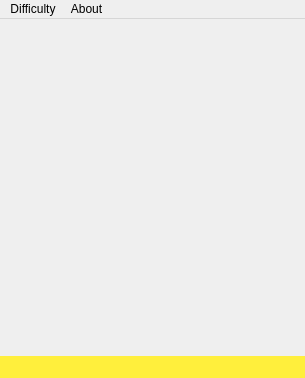
<?xml version="1.0" encoding="UTF-8"?>
<ui version="4.0">
 <class>MainWindow</class>
 <widget class="QMainWindow" name="MainWindow">
  <property name="geometry">
   <rect>
    <x>0</x>
    <y>0</y>
    <width>305</width>
    <height>378</height>
   </rect>
  </property>
  <property name="windowTitle">
   <string>Tic Tac Toe</string>
  </property>
  <widget class="Widget" name="centralwidget">
   <property name="sizePolicy">
    <sizepolicy hsizetype="Minimum" vsizetype="Minimum">
     <horstretch>0</horstretch>
     <verstretch>0</verstretch>
    </sizepolicy>
   </property>
  </widget>
  <widget class="QMenuBar" name="menubar">
   <property name="geometry">
    <rect>
     <x>0</x>
     <y>0</y>
     <width>305</width>
     <height>26</height>
    </rect>
   </property>
   <widget class="QMenu" name="menuAbout">
    <property name="title">
     <string>About</string>
    </property>
   </widget>
   <widget class="QMenu" name="menuDifficulty">
    <property name="title">
     <string>Difficulty</string>
    </property>
    <addaction name="actionEasy"/>
    <addaction name="actionMedium"/>
    <addaction name="actionHard"/>
   </widget>
   <addaction name="menuDifficulty"/>
   <addaction name="menuAbout"/>
  </widget>
  <widget class="QStatusBar" name="statusbar">
   <property name="palette">
    <palette>
     <active>
      <colorrole role="WindowText">
       <brush brushstyle="SolidPattern">
        <color alpha="255">
         <red>0</red>
         <green>0</green>
         <blue>0</blue>
        </color>
       </brush>
      </colorrole>
      <colorrole role="Button">
       <brush brushstyle="SolidPattern">
        <color alpha="255">
         <red>255</red>
         <green>239</green>
         <blue>60</blue>
        </color>
       </brush>
      </colorrole>
      <colorrole role="Light">
       <brush brushstyle="SolidPattern">
        <color alpha="255">
         <red>0</red>
         <green>255</green>
         <blue>0</blue>
        </color>
       </brush>
      </colorrole>
      <colorrole role="Midlight">
       <brush brushstyle="SolidPattern">
        <color alpha="255">
         <red>0</red>
         <green>212</green>
         <blue>0</blue>
        </color>
       </brush>
      </colorrole>
      <colorrole role="Dark">
       <brush brushstyle="SolidPattern">
        <color alpha="255">
         <red>0</red>
         <green>85</green>
         <blue>0</blue>
        </color>
       </brush>
      </colorrole>
      <colorrole role="Mid">
       <brush brushstyle="SolidPattern">
        <color alpha="255">
         <red>0</red>
         <green>113</green>
         <blue>0</blue>
        </color>
       </brush>
      </colorrole>
      <colorrole role="Text">
       <brush brushstyle="SolidPattern">
        <color alpha="255">
         <red>0</red>
         <green>0</green>
         <blue>0</blue>
        </color>
       </brush>
      </colorrole>
      <colorrole role="BrightText">
       <brush brushstyle="SolidPattern">
        <color alpha="255">
         <red>255</red>
         <green>255</green>
         <blue>255</blue>
        </color>
       </brush>
      </colorrole>
      <colorrole role="ButtonText">
       <brush brushstyle="SolidPattern">
        <color alpha="255">
         <red>0</red>
         <green>0</green>
         <blue>0</blue>
        </color>
       </brush>
      </colorrole>
      <colorrole role="Base">
       <brush brushstyle="SolidPattern">
        <color alpha="255">
         <red>255</red>
         <green>239</green>
         <blue>60</blue>
        </color>
       </brush>
      </colorrole>
      <colorrole role="Window">
       <brush brushstyle="SolidPattern">
        <color alpha="255">
         <red>255</red>
         <green>239</green>
         <blue>60</blue>
        </color>
       </brush>
      </colorrole>
      <colorrole role="Shadow">
       <brush brushstyle="SolidPattern">
        <color alpha="255">
         <red>0</red>
         <green>0</green>
         <blue>0</blue>
        </color>
       </brush>
      </colorrole>
      <colorrole role="AlternateBase">
       <brush brushstyle="SolidPattern">
        <color alpha="255">
         <red>127</red>
         <green>212</green>
         <blue>127</blue>
        </color>
       </brush>
      </colorrole>
      <colorrole role="ToolTipBase">
       <brush brushstyle="SolidPattern">
        <color alpha="255">
         <red>255</red>
         <green>255</green>
         <blue>220</blue>
        </color>
       </brush>
      </colorrole>
      <colorrole role="ToolTipText">
       <brush brushstyle="SolidPattern">
        <color alpha="255">
         <red>0</red>
         <green>0</green>
         <blue>0</blue>
        </color>
       </brush>
      </colorrole>
     </active>
     <inactive>
      <colorrole role="WindowText">
       <brush brushstyle="SolidPattern">
        <color alpha="255">
         <red>0</red>
         <green>0</green>
         <blue>0</blue>
        </color>
       </brush>
      </colorrole>
      <colorrole role="Button">
       <brush brushstyle="SolidPattern">
        <color alpha="255">
         <red>255</red>
         <green>239</green>
         <blue>60</blue>
        </color>
       </brush>
      </colorrole>
      <colorrole role="Light">
       <brush brushstyle="SolidPattern">
        <color alpha="255">
         <red>255</red>
         <green>255</green>
         <blue>255</blue>
        </color>
       </brush>
      </colorrole>
      <colorrole role="Midlight">
       <brush brushstyle="SolidPattern">
        <color alpha="255">
         <red>227</red>
         <green>227</green>
         <blue>227</blue>
        </color>
       </brush>
      </colorrole>
      <colorrole role="Dark">
       <brush brushstyle="SolidPattern">
        <color alpha="255">
         <red>160</red>
         <green>160</green>
         <blue>160</blue>
        </color>
       </brush>
      </colorrole>
      <colorrole role="Mid">
       <brush brushstyle="SolidPattern">
        <color alpha="255">
         <red>160</red>
         <green>160</green>
         <blue>160</blue>
        </color>
       </brush>
      </colorrole>
      <colorrole role="Text">
       <brush brushstyle="SolidPattern">
        <color alpha="255">
         <red>0</red>
         <green>0</green>
         <blue>0</blue>
        </color>
       </brush>
      </colorrole>
      <colorrole role="BrightText">
       <brush brushstyle="SolidPattern">
        <color alpha="255">
         <red>255</red>
         <green>255</green>
         <blue>255</blue>
        </color>
       </brush>
      </colorrole>
      <colorrole role="ButtonText">
       <brush brushstyle="SolidPattern">
        <color alpha="255">
         <red>0</red>
         <green>0</green>
         <blue>0</blue>
        </color>
       </brush>
      </colorrole>
      <colorrole role="Base">
       <brush brushstyle="SolidPattern">
        <color alpha="255">
         <red>255</red>
         <green>239</green>
         <blue>60</blue>
        </color>
       </brush>
      </colorrole>
      <colorrole role="Window">
       <brush brushstyle="SolidPattern">
        <color alpha="255">
         <red>255</red>
         <green>239</green>
         <blue>60</blue>
        </color>
       </brush>
      </colorrole>
      <colorrole role="Shadow">
       <brush brushstyle="SolidPattern">
        <color alpha="255">
         <red>105</red>
         <green>105</green>
         <blue>105</blue>
        </color>
       </brush>
      </colorrole>
      <colorrole role="AlternateBase">
       <brush brushstyle="SolidPattern">
        <color alpha="255">
         <red>245</red>
         <green>245</green>
         <blue>245</blue>
        </color>
       </brush>
      </colorrole>
      <colorrole role="ToolTipBase">
       <brush brushstyle="SolidPattern">
        <color alpha="255">
         <red>255</red>
         <green>255</green>
         <blue>220</blue>
        </color>
       </brush>
      </colorrole>
      <colorrole role="ToolTipText">
       <brush brushstyle="SolidPattern">
        <color alpha="255">
         <red>0</red>
         <green>0</green>
         <blue>0</blue>
        </color>
       </brush>
      </colorrole>
     </inactive>
     <disabled>
      <colorrole role="WindowText">
       <brush brushstyle="SolidPattern">
        <color alpha="255">
         <red>0</red>
         <green>85</green>
         <blue>0</blue>
        </color>
       </brush>
      </colorrole>
      <colorrole role="Button">
       <brush brushstyle="SolidPattern">
        <color alpha="255">
         <red>255</red>
         <green>239</green>
         <blue>60</blue>
        </color>
       </brush>
      </colorrole>
      <colorrole role="Light">
       <brush brushstyle="SolidPattern">
        <color alpha="255">
         <red>0</red>
         <green>255</green>
         <blue>0</blue>
        </color>
       </brush>
      </colorrole>
      <colorrole role="Midlight">
       <brush brushstyle="SolidPattern">
        <color alpha="255">
         <red>0</red>
         <green>212</green>
         <blue>0</blue>
        </color>
       </brush>
      </colorrole>
      <colorrole role="Dark">
       <brush brushstyle="SolidPattern">
        <color alpha="255">
         <red>0</red>
         <green>85</green>
         <blue>0</blue>
        </color>
       </brush>
      </colorrole>
      <colorrole role="Mid">
       <brush brushstyle="SolidPattern">
        <color alpha="255">
         <red>0</red>
         <green>113</green>
         <blue>0</blue>
        </color>
       </brush>
      </colorrole>
      <colorrole role="Text">
       <brush brushstyle="SolidPattern">
        <color alpha="255">
         <red>0</red>
         <green>85</green>
         <blue>0</blue>
        </color>
       </brush>
      </colorrole>
      <colorrole role="BrightText">
       <brush brushstyle="SolidPattern">
        <color alpha="255">
         <red>255</red>
         <green>255</green>
         <blue>255</blue>
        </color>
       </brush>
      </colorrole>
      <colorrole role="ButtonText">
       <brush brushstyle="SolidPattern">
        <color alpha="255">
         <red>0</red>
         <green>85</green>
         <blue>0</blue>
        </color>
       </brush>
      </colorrole>
      <colorrole role="Base">
       <brush brushstyle="SolidPattern">
        <color alpha="255">
         <red>255</red>
         <green>239</green>
         <blue>60</blue>
        </color>
       </brush>
      </colorrole>
      <colorrole role="Window">
       <brush brushstyle="SolidPattern">
        <color alpha="255">
         <red>255</red>
         <green>239</green>
         <blue>60</blue>
        </color>
       </brush>
      </colorrole>
      <colorrole role="Shadow">
       <brush brushstyle="SolidPattern">
        <color alpha="255">
         <red>0</red>
         <green>0</green>
         <blue>0</blue>
        </color>
       </brush>
      </colorrole>
      <colorrole role="AlternateBase">
       <brush brushstyle="SolidPattern">
        <color alpha="255">
         <red>245</red>
         <green>245</green>
         <blue>245</blue>
        </color>
       </brush>
      </colorrole>
      <colorrole role="ToolTipBase">
       <brush brushstyle="SolidPattern">
        <color alpha="255">
         <red>255</red>
         <green>255</green>
         <blue>220</blue>
        </color>
       </brush>
      </colorrole>
      <colorrole role="ToolTipText">
       <brush brushstyle="SolidPattern">
        <color alpha="255">
         <red>0</red>
         <green>0</green>
         <blue>0</blue>
        </color>
       </brush>
      </colorrole>
     </disabled>
    </palette>
   </property>
   <property name="styleSheet">
    <string notr="true">background-color: rgb(255, 239, 60);</string>
   </property>
  </widget>
  <action name="actionEasy">
   <property name="checkable">
    <bool>true</bool>
   </property>
   <property name="text">
    <string>Easy</string>
   </property>
  </action>
  <action name="actionMedium">
   <property name="checkable">
    <bool>true</bool>
   </property>
   <property name="text">
    <string>Medium</string>
   </property>
  </action>
  <action name="actionHard">
   <property name="checkable">
    <bool>true</bool>
   </property>
   <property name="text">
    <string>Hard</string>
   </property>
  </action>
 </widget>
 <customwidgets>
  <customwidget>
   <class>Widget</class>
   <extends>QWidget</extends>
   <header>widget.h</header>
   <container>1</container>
  </customwidget>
 </customwidgets>
 <resources/>
 <connections/>
</ui>
